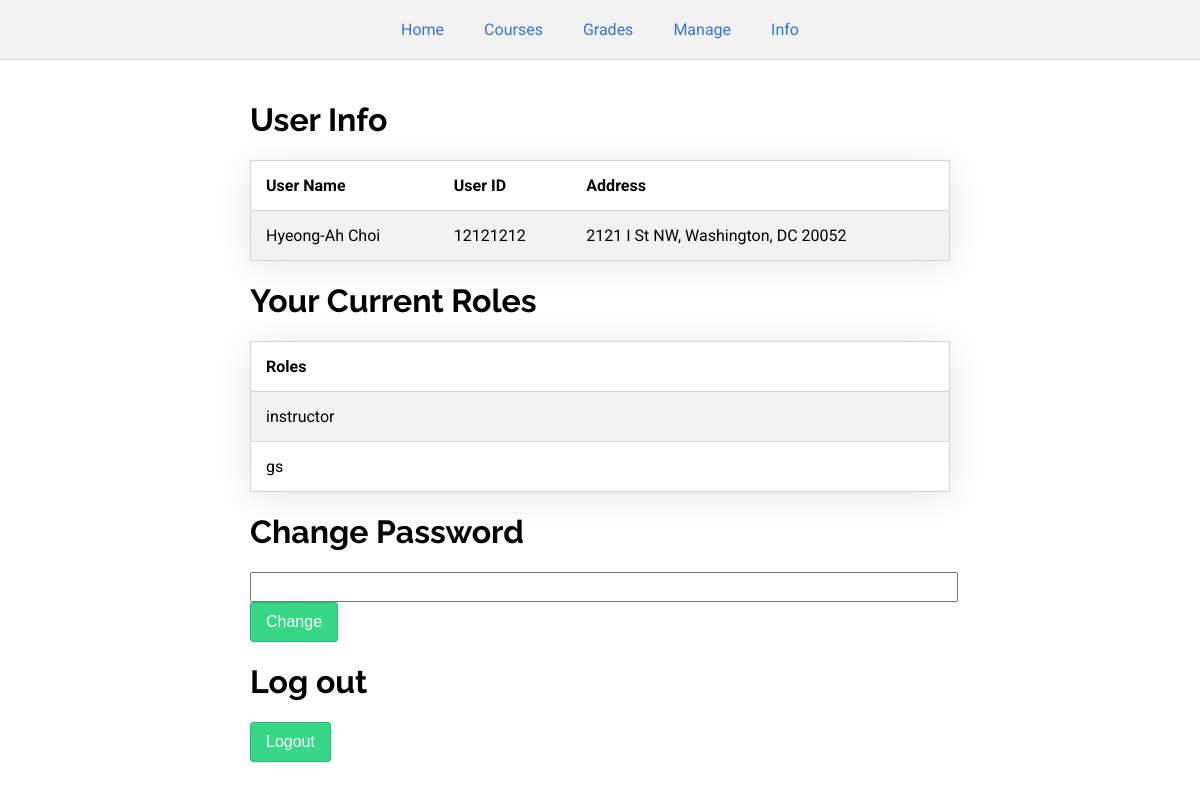
Page /info.php (signed in) on the committed database.
### tables this page shows
CREATE TABLE user (
    uid INT,
    password VARCHAR(32),
    fname VARCHAR(32),
    lname VARCHAR(32),
    address VARCHAR(128),
    PRIMARY KEY (uid)
);

CREATE TABLE role (
    uid INT,
    type VARCHAR(16),
    FOREIGN KEY (uid) REFERENCES user(uid)
);

### public_html/info.php (the view, shortened to what this page needs)
<?php
$uid = $_SESSION["user_id"];
$servername = "127.0.0.1";
$username = "FlatEarthSociety";
$password = "N@S@l1es";
$dbname = "FlatEarthSociety";
$conn = mysqli_connect($servername, $username, $password, $dbname);
?>
<!DOCTYPE html>
<head>
    <link rel="stylesheet" href="css/style.css">
</head>
<body>
    <?php
    include "navbar.php";
    ?>
    <div class="main-container">
        <h1>User Info</h1>
        <?php
        $query = "SELECT * FROM user WHERE uid = '$uid'";
        $result = mysqli_query($conn, $query);
        if (mysqli_num_rows($result) > 0) {
            echo "<table>
                    <tr>
                        <th>User Name</th>
                        <th>User ID</th>
                        <th>Address</th>
                    </tr>";
            while ($row = mysqli_fetch_assoc($result)) {
                echo "<tr>";
                echo "<td>" . $row["fname"] . " " . $row["lname"] . " " . "</td>";
                echo "<td>" . $row["uid"] . "</td>";
                echo "<td>" . $row["address"] . "</td>";
                echo "</tr>";
            }
            echo "</table>";
        }
        ?>
        <h1>Your Current Roles</h1>
        <?php
        $query = "SELECT * FROM role WHERE uid = '$uid'";
        $result = mysqli_query($conn, $query);
        if (mysqli_num_rows($result) > 0) {
            echo "<table>
                    <tr>
                        <th>Roles</th>
                    </tr>";
            while ($row = mysqli_fetch_assoc($result)) {
                echo "<tr>";
                echo "<td>" . $row["type"] . "</td>";
                echo "</tr>";
            }
            echo "</table>";
        }
        ?>
        <h1>Change Password</h1>
        <form method="post">
            <input type="password" name="npass" id="npass">
            <button type="submit">Change</button>
        </form>
        <h1>Log out</h1>
        <form method="post">
            <button type="submit">Logout</button>
        </form>
    </div>
</body>
</html>

### public_html/css/style.css (style rules this page uses)
html, body { margin: 0; padding: 0; width: 100%; height: 100%; font-family: 'Roboto', sans-serif; }
h1, h2, h3, h4, h5 { font-family: 'Raleway', sans-serif; }
button { background-color: #36d887; border: none; color: white; padding: 10px 15px 10px 15px; border-radius: 3px; border: 1px solid #2bbc74; font-size: 1em; outline: none; }
table { width: 100%; border: 1px solid #D4D4D4;; box-shadow: 0 5px 40px rgba(0, 0, 0, 0.1); }
table, th, td { border-bottom: 1px solid #D4D4D4; border-collapse: collapse; }
tr:nth-child(even) { background-color: #f2f2f2; }
th, td { text-align: left; padding: 15px; }
input { width: 100%; font-size: 1.3rem; }
.main-container { margin: auto; max-width: 700px; padding: 20px; }

### rows in the picture
user: fname "Hyeong-Ah", lname "Choi", uid "12121212", address "2121 I St NW, Washington, DC 20052"
role: type "instructor"
role: type "gs"
